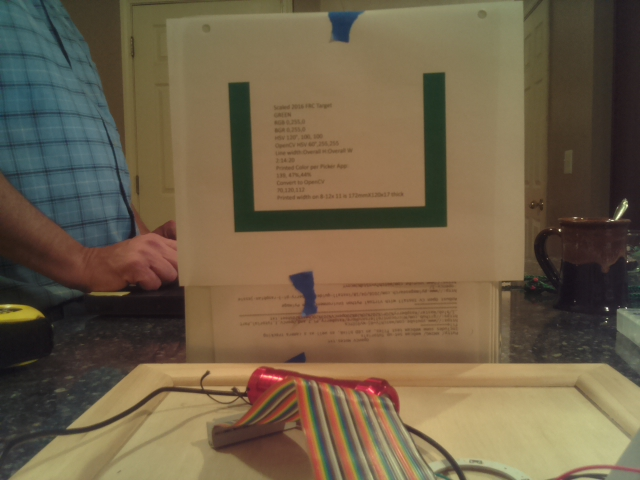
#> input picture Vision-Training-Materials/20in_dkgn_U.jpg, 640 x 480 px
$ python photo_analysis2.py   (older library calls are emulated)
#> lines starting #> are read from the running program, lines starting #| are printed output that depends on the picture; after the words box and inside, x2 and y2 are one past the last pixel; in counts of white or black regions, pixels touching at a corner belong together
#re committed 1/9/2017
import cv2
import numpy as np
#from matplotlib import pyplot as plt
#this is set to work with the "green U" printed targets. The image size and solidity need to be changed to work with the 2105 FRC images
status = "No Targets"
#change the name of the image fike as needed. File needs to be in the same directory as the script
#a few lines of code will make this into a video capture.
imgOriginal = cv2.imread('20in_dkgn_U.jpg')
#> imgOriginal is the input picture: shape (480, 640, 3); mean B, G, R 72.2, 96.3, 111.9
# [4 lines of commented-out code are left out]
imgHSV = cv2.cvtColor(imgOriginal, cv2.COLOR_BGR2HSV)
#> imgHSV: shape (480, 640, 3); mean H, S, V 35.1, 95.9, 115.1

#imgThresh = cv2.inRange(imgHSV, np.array([70, 80, 100]), np.array([95, 255, 255]))
imgThresh = cv2.inRange(imgHSV, np.array([35,65,45]), np.array([70, 255, 200]))  # for the dark gren  target
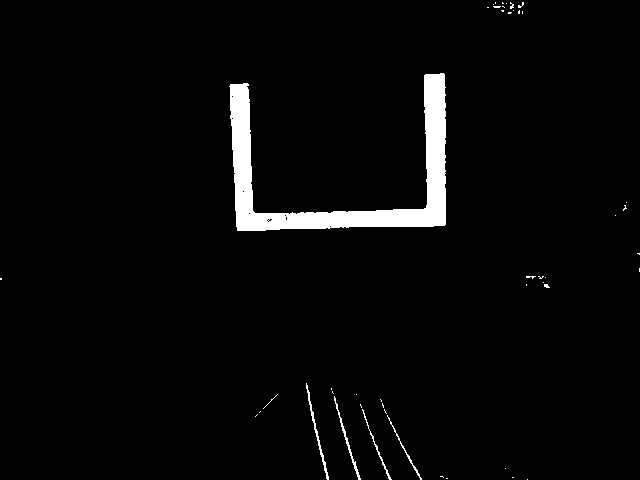
#> imgThresh: shape (480, 640); 3.1% white; 46 white regions (41 under 20 px)
imgThresh2 = imgThresh
cv2.imshow('imgThresh2', imgThresh2)
# [7 lines of commented-out code are left out]
(im2, cnts, hierarchy) = cv2.findContours(imgThresh, cv2.RETR_EXTERNAL, cv2.CHAIN_APPROX_SIMPLE)
#> cnts = 46 contours, 41 with area under 20; largest, box (x1, y1, x2, y2) and area: (229, 73, 446, 231) 8178, (306, 383, 329, 480) 124, (334, 396, 361, 480) 102, (362, 409, 392, 480) 53, (387, 415, 422, 480) 48
#cv2.imshow('edged', edged)
# loop over the contours
for c in cnts:
	# approximate the contour
	peri = cv2.arcLength(c, True)
	approx = cv2.approxPolyDP(c, 0.01 * peri, True)

	# ensure that the approximated contour is "roughly" rectangular
	if len(approx) >= 4 and len(approx) <= 10:
		# compute the bounding box of the approximated contour and
	        # use the bounding box to compute the aspect ratio
		(x, y, w, h) = cv2.boundingRect(approx)
		aspectRatio = w / float(h)

		# compute the solidity of the original contour
		area = cv2.contourArea(c)
		hullArea = cv2.contourArea(cv2.convexHull(c))
		solidity = area / float(hullArea)

		# compute whether or not the width and height, solidity, and
		# aspect ratio of the contour falls within appropriate bounds
		keepDims = w > 25 and h >25
		#the U shaped targets are not very "solid" so a small number helps prevet false positives
		keepSolidity = solidity > 0.1 and solidity < 0.3
		keepAspectRatio = aspectRatio >= 1  and aspectRatio <= 5

		# ensure that the contour passes all our tests
		if keepDims and keepSolidity and keepAspectRatio:
			# draw an outline around the target and update the status
			# text
			cv2.drawContours(imgOriginal, [approx], -1, (0, 0, 255), 4)
			status = "Target(s) Acquired"

			# compute the center of the contour region and draw the
			# crosshairs
			M = cv2.moments(approx)
			(cX, cY) = (int(M["m10"] / M["m00"]), int(M["m01"] / M["m00"]))
			(startX, endX) = (int(cX - (w * 0.15)), int(cX + (w * 0.15)))
			(startY, endY) = (int(cY - (h * 0.15)), int(cY + (h * 0.15)))
			cv2.line(imgOriginal, (startX, cY), (endX, cY), (0, 0, 255), 3)
			cv2.line(imgOriginal, (cX, startY), (cX, endY), (0, 0, 255), 3)

			#bounding rectangle test
			rect = cv2.minAreaRect(c)
			box = cv2.boxPoints(rect)
			box = np.int0(box)
			cv2.drawContours(imgOriginal,[box],0,(255,0,0),2)

			ax,ay,aw,ah = cv2.boundingRect(c)
			cv2.rectangle(imgOriginal,(ax,ay),(ax+aw,ay+ah),(0,255,0),2)
			target_actual_width = 6.77
			calc_tgt_dist = target_actual_width * 643 / aw
#> this loop made 46 passes
#> (peri, x, y, w, h, aspectRatio, area, hullArea) on pass 32: (1016, 230, 74, 215, 157, 1.37, 8178.5, 31907.5)
#> (peri, approx, x, y, w, h, aspectRatio, area) on pass 10: (165.2, [[362, 409], [388, 478], [391, 479], [374, 443]], 362, 409, 30, 71, 0.423, 53)
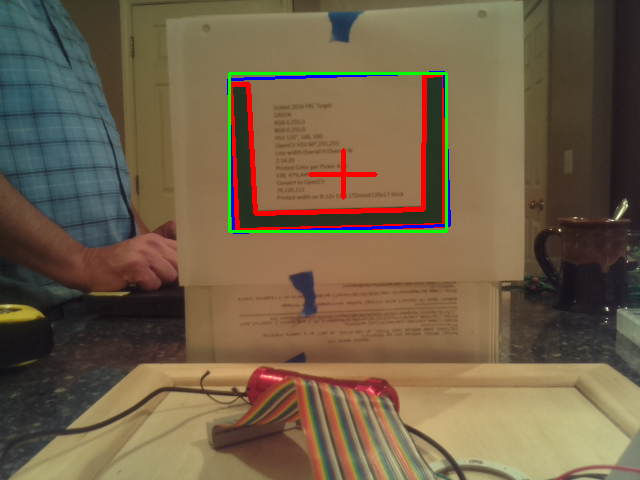
#> imgOriginal: shape (480, 640, 3); 2.52% of pixels changed, all inside (x1, y1, x2, y2) = (227, 71, 451, 234)
# draw the status text on the frame
cv2.putText(imgOriginal, status, (20, 30), cv2.FONT_HERSHEY_SIMPLEX, 0.5,(0, 0, 255), 2)
cv2.putText(imgOriginal, ("Ctr X = " + str(cX)), (20, 50), cv2.FONT_HERSHEY_SIMPLEX, 0.5,(0, 0, 255), 1)
cv2.putText(imgOriginal, ("Ctr Y = " + str(cY)), (20, 70), cv2.FONT_HERSHEY_SIMPLEX, 0.5,(0, 0, 255), 1)
cv2.putText(imgOriginal, ("Width = " + str(aw)), (20, 90), cv2.FONT_HERSHEY_SIMPLEX, 0.5,(0, 255, 0), 1)
cv2.putText(imgOriginal, ("Height = " + str(ah)), (20, 110), cv2.FONT_HERSHEY_SIMPLEX, 0.5,(0, 255, 0), 1)
cv2.putText(imgOriginal, ("Distance to Target  = " + str(calc_tgt_dist)), (20, 430), cv2.FONT_HERSHEY_SIMPLEX, 0.8,(255, 0, 0), 2)
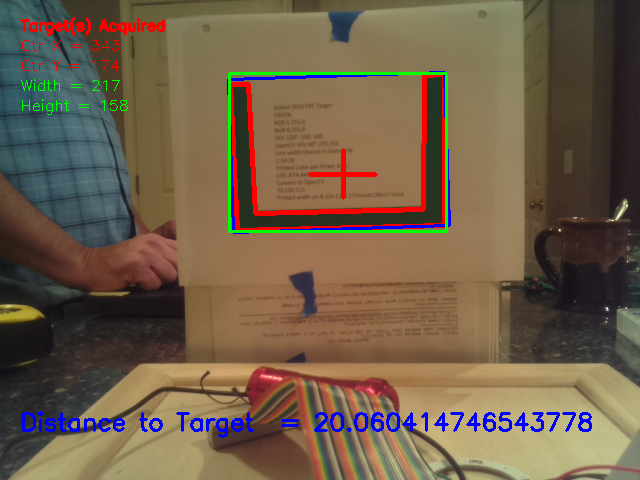
#> imgOriginal: shape (480, 640, 3); mean B, G, R 73.4, 94.4, 111.9

# [7 lines of commented-out code are left out]

cv2.imshow('imgOriginal',imgOriginal)
#cv2.imshow('imgThresh', imgThresh)
#cv2.imshow('imgDilate', imgDilate)
cv2.waitKey(0)
cv2.destroyAllWindows()

$ run again, with Vision-Training-Materials/30in_dkgn_U.jpg copied over Vision-Training-Materials/20in_dkgn_U.jpg
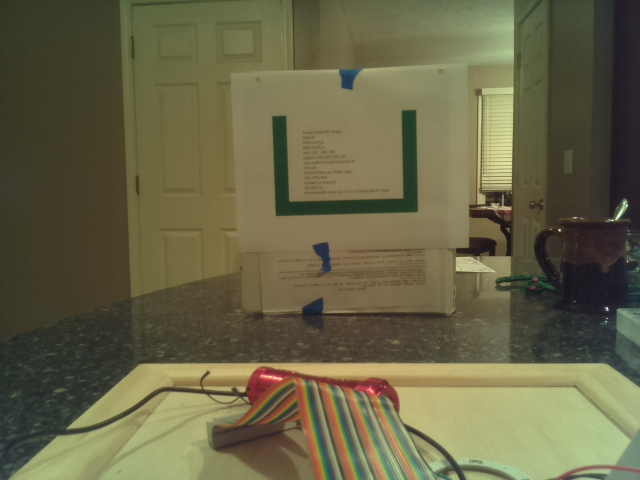
#> input picture Vision-Training-Materials/30in_dkgn_U.jpg, 640 x 480 px
#> imgOriginal is the input picture: shape (480, 640, 3); mean B, G, R 70.6, 100.2, 103.8
#> imgHSV: shape (480, 640, 3); mean H, S, V 35.1, 85.6, 106.7
#> `imgThresh = cv2.inRange(imgHSV, np.array([35,65,45]), np.array([70, 25..`:
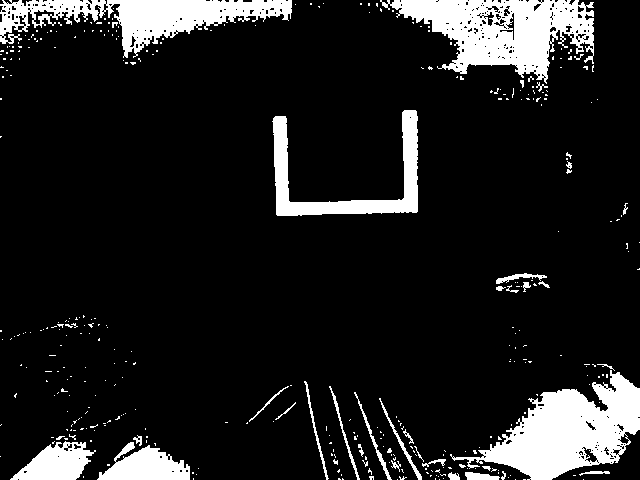
#> imgThresh: shape (480, 640); 12.3% white; 365 white regions (330 under 20 px)
#> cnts = 364 contours, 343 with area under 20; largest, box (x1, y1, x2, y2) and area: (450, 370, 640, 480) 9560, (380, 0, 594, 84) 9452, (0, 0, 292, 58) 6795, (272, 110, 418, 216) 3994, (97, 442, 190, 480) 1998
#> the loop `for c in cnts:` made 364 passes
#> (peri, x, y, w, h, aspectRatio, area, hullArea) on passes 24, 131, 141, 142: (77.31, 465, 472, 35, 8, 4.38, 164, 182.5), (55.25, 275, 402, 21, 18, 1.17, 21, 39), (212.6, 329, 386, 31, 94, 0.33, 146.5, 302.5), (110.5, 249, 386, 40, 36, 1.11, 51, 109.5)
#> `cv2.putText(imgOriginal, ("Distance to Target  = " + str(calc_tgt_dist..`:
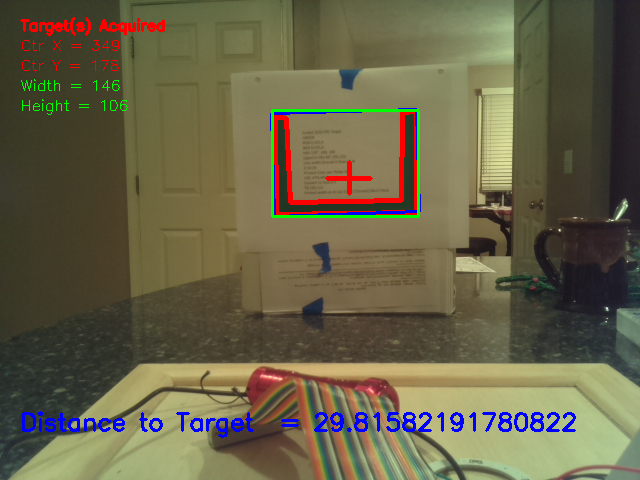
#> imgOriginal: shape (480, 640, 3); mean B, G, R 71.7, 98.2, 103.6

$ run again, with Vision-Training-Materials/40in_dkgn_U.jpg copied over Vision-Training-Materials/20in_dkgn_U.jpg
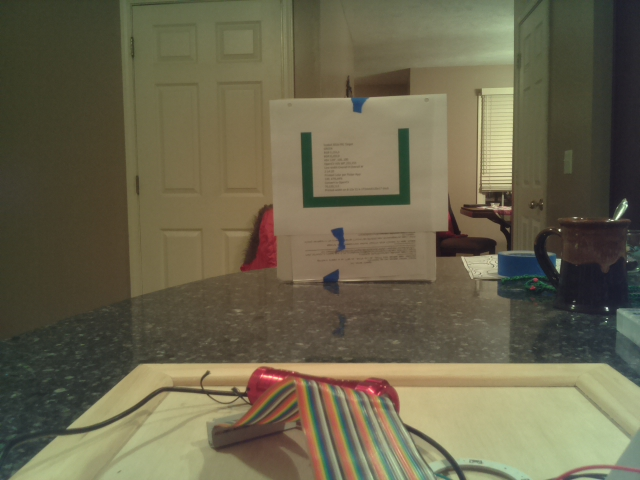
#> input picture Vision-Training-Materials/40in_dkgn_U.jpg, 640 x 480 px
#> imgOriginal is the input picture: shape (480, 640, 3); mean B, G, R 76.8, 100.9, 106.4
#> imgHSV: shape (480, 640, 3); mean H, S, V 35, 77, 109.2
#> `imgThresh = cv2.inRange(imgHSV, np.array([35,65,45]), np.array([70, 25..`:
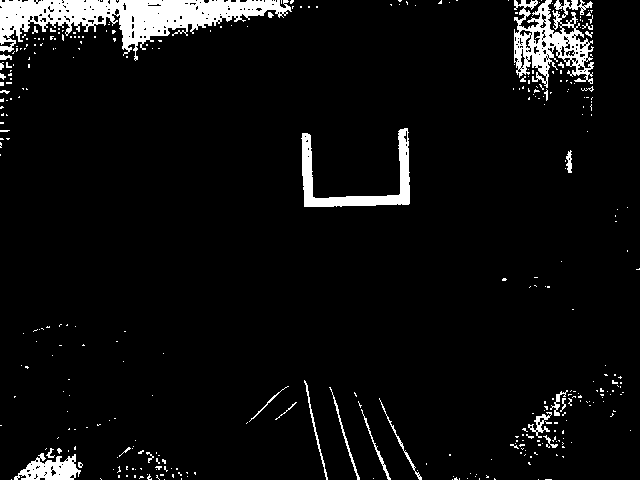
#> imgThresh: shape (480, 640); 5.6% white; 356 white regions (324 under 20 px)
#> cnts = 355 contours, 341 with area under 20; largest, box (x1, y1, x2, y2) and area: (0, 0, 292, 61) 7260, (514, 0, 594, 88) 3527, (301, 128, 410, 207) 2038, (14, 453, 81, 480) 992, (528, 412, 552, 438) 158
#> the loop `for c in cnts:` made 355 passes
#> (peri, x, y, w, h, aspectRatio, area, hullArea) on pass 131: (208.2, 379, 398, 43, 82, 0.524, 96.5, 255)
#> `cv2.putText(imgOriginal, ("Distance to Target  = " + str(calc_tgt_dist..`:
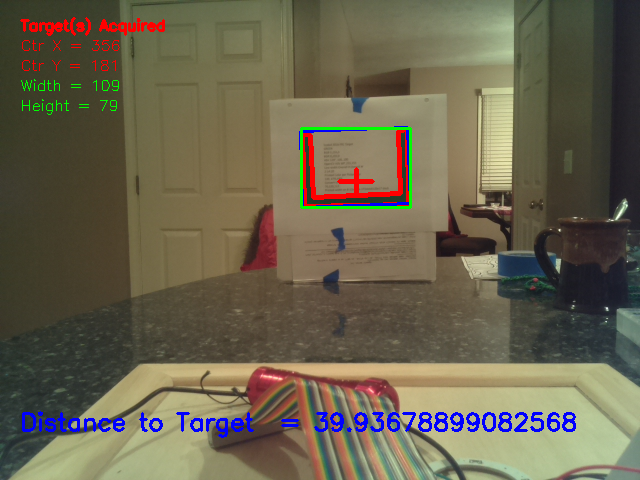
#> imgOriginal: shape (480, 640, 3); mean B, G, R 78, 98.8, 105.6

$ run again, with Vision-Training-Materials/50in_dkgn_U.jpg copied over Vision-Training-Materials/20in_dkgn_U.jpg
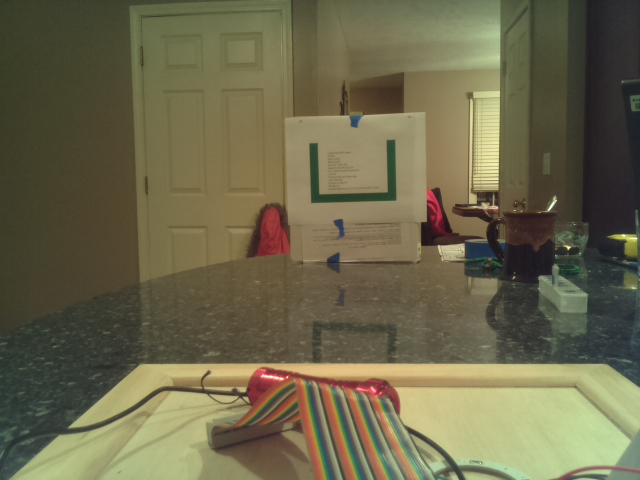
#> input picture Vision-Training-Materials/50in_dkgn_U.jpg, 640 x 480 px
#> imgOriginal is the input picture: shape (480, 640, 3); mean B, G, R 75.5, 103.4, 108.3
#> imgHSV: shape (480, 640, 3); mean H, S, V 36.1, 80.6, 111.2
#> `imgThresh = cv2.inRange(imgHSV, np.array([35,65,45]), np.array([70, 25..`:
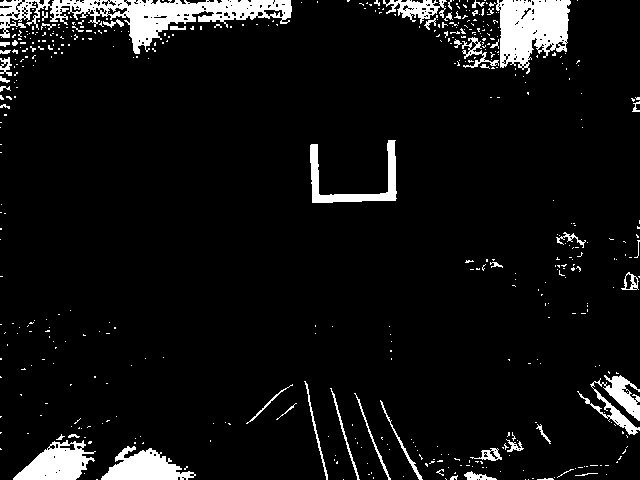
#> imgThresh: shape (480, 640); 6.9% white; 484 white regions (432 under 20 px)
#> cnts = 482 contours, 455 with area under 20; largest, box (x1, y1, x2, y2) and area: (0, 0, 292, 54) 5453, (496, 0, 571, 74) 3720, (13, 440, 96, 480) 1873, (101, 446, 196, 480) 1689, (310, 140, 397, 203) 1276
#> the loop `for c in cnts:` made 482 passes
#> (peri, x, y, w, h, aspectRatio, area, hullArea) on passes 113, 115, 117: (202.8, 380, 400, 43, 80, 0.537, 138, 341.5), (204.2, 354, 393, 37, 87, 0.425, 106, 271.5), (127.2, 246, 384, 47, 40, 1.18, 55.5, 159.5)
#> `cv2.putText(imgOriginal, ("Distance to Target  = " + str(calc_tgt_dist..`:
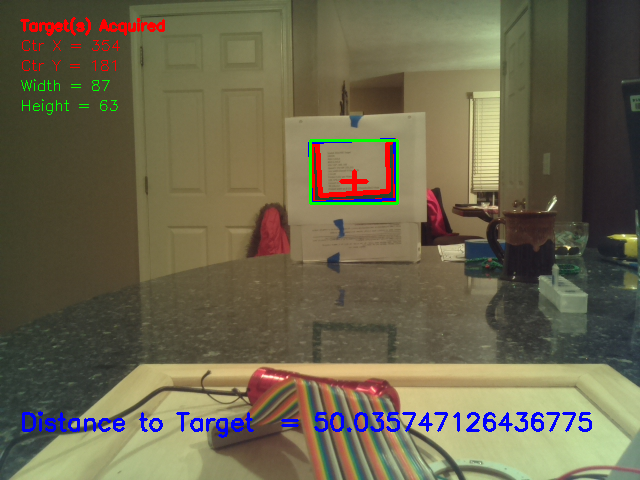
#> imgOriginal: shape (480, 640, 3); mean B, G, R 76.6, 101.4, 107.4
